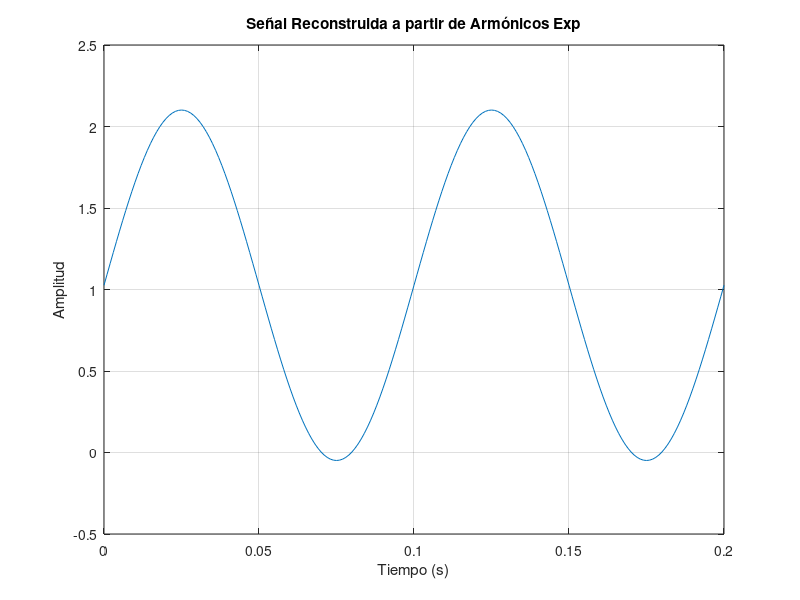

Reproduce this figure in MATLAB.
% Definir parámetros de la señal
T = 0.1; % Periodo de la señal (en segundos)
f = 1/T; % Frecuencia fundamental (en Hz)

% Amplitudes de los armónicos proporcionados
A1 = 1.075; % Amplitud del armónico 1
A5 = 0;     % Amplitud del armónico 5
A7 = 0;     % Amplitud del armónico 7
A9 = 0;     % Amplitud del armónico 9
A11 = 0;    % Amplitud del armónico 11

% Componente de corriente continua (DC)
DC = 1.026;

% Definir el tiempo
t = 0:T/100:2*T; % 2 períodos de la señal con 100 muestras por período

% Reconstrucción de la señal a partir de los armónicos
V1 = A1 * sin(2 * pi * f * t);      % Primer armónico (fundamental)
V5 = A5 * sin(2 * pi * 5 * f * t);  % Quinto armónico
V7 = A7 * sin(2 * pi * 7 * f * t);  % Séptimo armónico
V9 = A9 * sin(2 * pi * 9 * f * t);  % Noveno armónico
V11 = A11 * sin(2 * pi * 11 * f * t);% Undécimo armónico

% Señal reconstruida sumando todos los armónicos y el componente DC
VT = V1  + V5 + V7 + V9 + V11 + DC;

% Graficar la señal reconstruida
figure;
plot(t, VT);
title('Señal Reconstruida a partir de Armónicos Exp');
xlabel('Tiempo (s)');
ylabel('Amplitud');
grid on;
